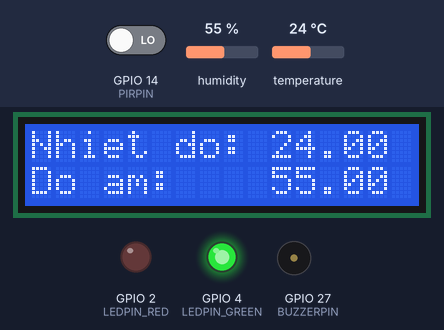
Simulated run of this sketch. Board: ESP32. Shown: 16×2 character LCD, output pins drawn as LEDs (lit = HIGH), buzzer (waves = sounding, pin HIGH). The inputs (shaded band) are chosen by the test bench; at power-on: GPIO 14 (PIRPIN) LOW, humidity 55 %, temperature 24 °C. WiFi joins after 1.5 s; servers stay silent unless stated; what the sketch prints to the serial monitor is not drawn.

Above: at 2.7 s.
2.8 s: GPIO 14 (PIRPIN) driven HIGH
At 4.1 s:
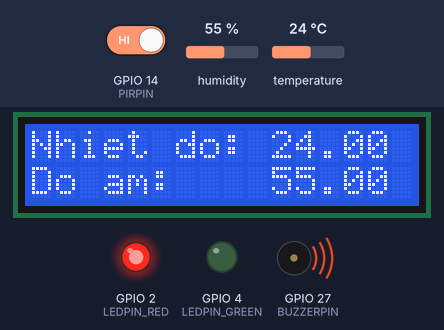
4.5 s: humidity set to 22 %
At 8.1 s:
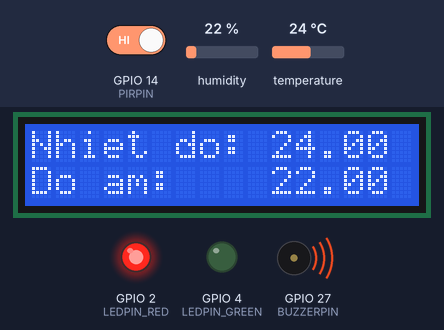
8.6 s: temperature set to 12 °C
At 12.2 s:
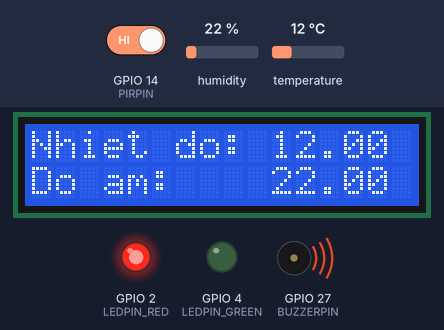
12.8 s: humidity set to 40 %
At 16.2 s:
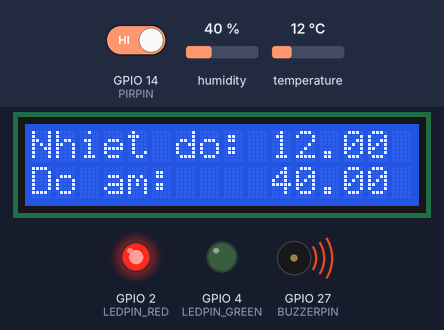
17.1 s: temperature set to 19 °C
At 20.2 s:
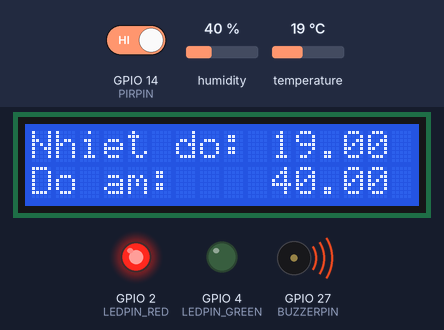
Timing chart, 0 to 21.7 s (numbered marks = the images above; inputs shaded):
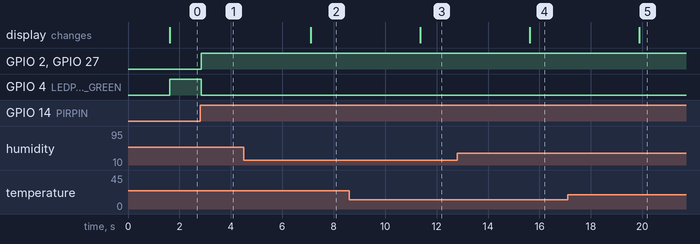

Measured:
- after the input at 2.8 s, GPIO 2 (LEDPIN_RED), GPIO 27 (BUZZERPIN): LOW → HIGH after 0.05 s; GPIO 4 (LEDPIN_GREEN): HIGH → LOW after 0.05 s
- after the input at 4.5 s, the display: changes after 2.6 s (image 2)
- after the input at 8.6 s, the display: changes after 2.8 s (image 3)
- after the input at 12.8 s, the display: changes after 2.8 s (image 4)
- after the input at 17.1 s, the display: changes after 2.8 s (image 5)

The sketch:

reality.ino
```cpp
#include <DHT.h>
#include <WiFi.h>
#include <WiFiClient.h>
#include <LiquidCrystal_I2C.h>

int PIRPIN = 14;
int LEDPIN_RED = 2;
int LEDPIN_GREEN = 4;
int BUZZERPIN = 27;
int DHTPIN = 13;
int DHTTYPE = DHT11;
char wifiName[] = "Asus";
char wifiPass[] = "87654321";
char server[] = "api.thingspeak.com";
String THINGSPEAK_APIKEY = "18425AZU8BBP3R98";

DHT dht(DHTPIN, DHTTYPE);
LiquidCrystal_I2C lcd(0x27,16,2);
WiFiClient client;

void setup(){
	Serial.begin(9600);
	dht.begin();
	lcd.init();
	lcd.backlight();
	pinMode(LEDPIN_RED, OUTPUT);
	pinMode(LEDPIN_GREEN, OUTPUT);
	pinMode(PIRPIN, INPUT);
	pinMode(BUZZERPIN, OUTPUT);
	connectToWifi();
}

void loop(){
	float h = dht.readHumidity();
	float t = dht.readTemperature();
	int statusPIR = digitalRead(PIRPIN);

	if(isnan(t) || isnan(h)) {}
	else{
		printToLCD(t,h);
	}

	if(statusPIR == HIGH){
		playBuzzer(1);
		Serial.println("Phat hien chuyen dong!");
	}
	else{
		playBuzzer(0);
		Serial.println("Khong phat hien chuyen dong!");
	}
	delay(1000);

	if (client.connect(server, 80)) {
		printToThingSpeak(t,h);
		Serial.printf("Nhiet do %s - Do am %s\r\n", String(t, 2).c_str(), String(h, 2).c_str());
	}
	client.stop();
}

void playBuzzer(int statusPIR){
	if(statusPIR == 1){
		digitalWrite(LEDPIN_GREEN, LOW);
		digitalWrite(LEDPIN_RED, HIGH);
		digitalWrite(BUZZERPIN, HIGH);
		delay(3000);
	}
	else{
		digitalWrite(LEDPIN_GREEN, HIGH);
		digitalWrite(LEDPIN_RED, LOW);
		digitalWrite(BUZZERPIN, LOW);
	}
}

void connectToWifi(){
	Serial.print("Connecting");
	WiFi.begin(wifiName, wifiPass);
	while(WiFi.status() != WL_CONNECTED){
		Serial.print(".");
		delay(500);
	}
	Serial.println("\r\nWiFi connected");
}

void printToLCD(float t, float h){
	lcd.setCursor(0,0);
	lcd.print("Nhiet do: ");
	lcd.setCursor(0,1);
	lcd.print("Do am:    ");
	lcd.setCursor(10,0);
	lcd.print(String(t, 2).c_str());
	lcd.print(" ");
	lcd.setCursor(10,1);
	lcd.print(String(h, 2).c_str());
}

void printToThingSpeak(float t,float h){
	String body = "field1=" + String(t, 1) + "&field2=" + String(h, 1);
	client.print("POST /update HTTP/1.1\n");
	client.print("Host: api.thingspeak.com\n");
	client.print("Connection: close\n");
	client.print("X-THINGSPEAKAPIKEY: " + THINGSPEAK_APIKEY + "\n");
	client.print("Content-Type: application/x-www-form-urlencoded\n");
	client.print("Content-Length: ");
	client.print(body.length());
	client.print("\n\n");
	client.print(body);
	client.print("\n\n");
}
```
